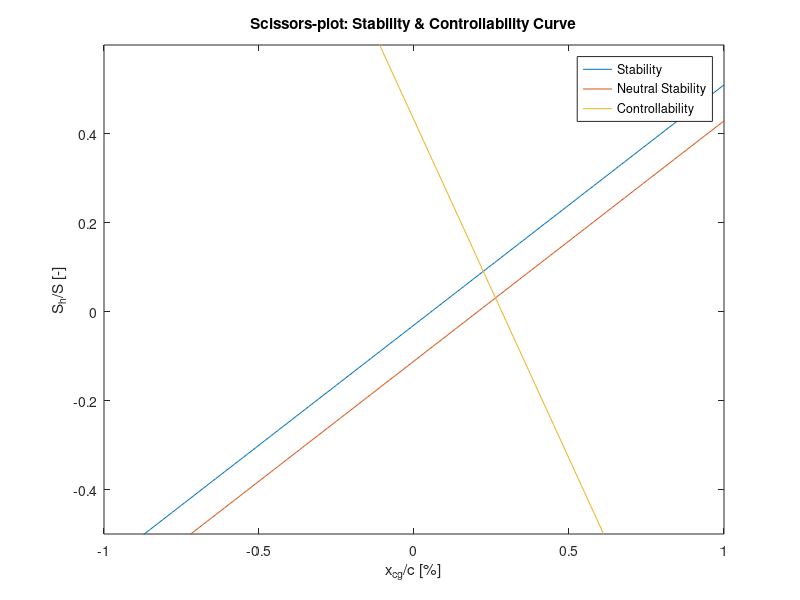

This chart was generated by the following MATLAB code:
clear all
% Weights based on engine selection and preliminary design (might change) 
OEW = 600*9.81;  %operational empty weight [N]
MTOW = 1200*9.81; %maximum take-off weight [N]
Payload  = 350*9.81; %total payload [N]
Fuel = MTOW - OEW - Payload; %fuel weight [N]
%Dimensions and parameters (fixed) 
b = 16.0; %span [m]
S = 17.0816; %reference surface area [m^2]
A = 14.98;   %aspect ratio [-]
M = 0.12; %mach number at cruise [-]
beta=sqrt(1-M^2);
bf = 1.35; %fuselage width [m]
hf = 1.35; %fuselage height [m]
bh = 4.0; %horizontal tail span [m]
Sh = 2.726; %horizontal tail area [m^2]
Sv = 1.32;  %vertical tail area [m^2]
Cr = 1.466; %main wing root chord [m]
Ct = 0.6693; %main wing tip chord [m]
Cr_h = 0.8; %horizontal tail root chord [m] 
Ct_h = 0.563; %horizontal tail tip chord [m]
lfn = 2.059; %distance from nose to leading edge of root chord [m]
cg = S/b; %average constant chord [m]
ln = 2.425; %distance from engine to quater chord mac [m]
bn = 0.9; %width of nacelles (engines) [m]
lambda_h = Ct_h/Cr_h; %taper ratio of horizontal tail [-]
lambda = Ct/Cr; %taper ratio of main wing [-]
Ah = bh^2/Sh; %aspect ratio of horizontal tail [-] 
Snet = S-bf*((Cr+1.35)/2); %net area (excluding the eclosed wing area in the fuselage) [m^2]
eta = 0.95; %airfoil efficiency factor [-]
lf = 7.75; % total length of fuselage [m]
l_press = 5.0; % length of pressurized area (assumed) [m]
%-------------------------------------------------------------------------
% Calculate wing sweep angle
sweep_LE = 5.68*pi/180; %sweep at leading edge [rad] %needs to be changed
sweep_14 = atan(tan(sweep_LE) + (Cr/(2*b))*(lambda -1)); %sweep at quater chord [rad]
sweep_12 = atan(tan(sweep_LE) - (4/A)*(0.5*((1-lambda)/(1+lambda)))); %sweep at half chord [rad]
%-------------------------------------------------------------------------
% Calculate horizontal tail sweep angle
sweep_LE_h = 6.27*pi/180; %sweep at leading edge [rad] %needs to be changed
sweep_14_h = atan(tan(sweep_LE_h) + (Cr_h/(2*bh))*(lambda_h - 1)); %sweep at quater chord [rad]
sweep_12_h = atan(tan(sweep_LE_h) - (4/Ah)*(0.5*((1-lambda_h)/(1+lambda_h)))); %sweep at half chord [rad]
%-------------------------------------------------------------------------
% Calculate wing mean aerodynamic chord (mac)
mac = (2/3)*Cr*( (1 + lambda + lambda^2)/(1+lambda)); % mean aerodynamic chord [m]
y_mac = (b/6)*((1 + 2*lambda)/(1 + lambda)); %y location of mac [m]
x_mac = y_mac*tan(sweep_LE);          %x location of mac [m] 
x_datum = 2.059 ;                  % measured from planform for given geometry (from nose to wing) [m]
%--------------------------------------------------------------------------
%Calculate horizontal tail mean aerodynamic chord
mac_h = (2/3)*Cr_h*( (1 + lambda_h + lambda_h^2)/(1+lambda_h)); % mean aerodynamic chord of the horizontal tail [m] 
y_mac_h = (bh/6)*((1 + 2*lambda_h)/(1 + lambda_h)); % y location of mac of horizontal tail [m]
x_mac_h = y_mac_h*tan(sweep_LE_h); %x location of mac of horizontal tail [m] 
x_datum_h =6.9 ;                  % measured from planform for given geometry (from nose to horizontal tail) [m]
%--------------------------------------------------------------------------
lh = x_datum_h + x_mac_h + 0.25*mac_h - (x_datum + x_mac + 0.25*mac); %distance between aerodynamic center of main wing and horizontal tail [m] 
x_lemac = x_datum + x_mac;          % x location of leading edge mean aerodynamic chord [m]
x_OEW = x_lemac + 0.375*mac;        % assumed CG of operational empty weight [m]
x_Cargo = 4.0;                       % assumed CG of cargo in meters [m]
x_Fuel = x_lemac + 0.5*mac;         % CG of fuel [m]
%--------------------------------------------------------------------------

%% scissor plot
%%% Variables Stability (CRUISE CONFIGURATION *- deg Aoa, - deg Incidence, V = m/s)
SM = 0.15;
%stability margin for safety given as percentage/100
CLa_w = (2*pi*A)/(2 + sqrt(4 + (A/eta)^2 *(1 + (tan(sweep_12)^2/beta^2)) )) ; 
% dCl/dalpha using DATCOM method [1/rad]
%compressibility ignored due to low speeds

%for main wing
CLa_h = (2*pi*Ah)/(2+ sqrt(4 + (Ah/eta)^2 *(1 + (tan(sweep_12_h)^2/beta^2)) ));
%CLa_h = 2.0; %(for verification)
% dCl/dalpha using DATCOM method [1/rad]
%compressibility ignored due to low speeds

%for horizontal tail
CLa_A_h = CLa_w*(1+(2.15*bf/b))*(Snet/S) + ((pi/2)*(bf^2/S)); 
%CLa_A_h = 8.0; %(for verification)
%dClDalpha for tail-less aicraft 

zh = 0.600 + 0.4881 ;%vertical distance between wing and tail root chord taken from current geometry [m]
m_tv = 2*zh/b; % distance factor between horizontal tail and vortex shed plane of main wing [-]
r = 2*lh/b; % distance factor quarter chord main wing and tail [-]

%ADDITION FOR PROPELLER 
rho= 0.736; % density at given altitude [kg/m^3]
Pbr= 132; %shaft horse power of one engine 132HP = 99000W (Rotax 915)
Cl= 0.645 ;%lift coefficient at given altitude for AoA = 0 with incidence -2 deg!
phi= asin(m_tv/r)*180/pi; %angle between r and m_tv

delta_s_de_da = 6.5*((rho*Pbr^2*S^3+Cl^3)/(lh^4*MTOW^3))^(0.25)*(sin(6*phi))^(2.5); %downwash propeller factor

ked = ((0.1121+0.1265*sweep_14+0.1766*sweep_14^2) / r^2 ) + 0.1024/r + 2;  %downwash corrective coefficient 
ked0 = 0.1124/r^2 + 0.1024/r + 2; %downwash corrective coefficient 
de_da = delta_s_de_da + (ked/ked0)*( (r/(r^2 + m_tv^2))*(0.4876/sqrt(r^2 + 0.6319 + m_tv^2))+...
    (1+(r^2/(r^2 + 0.7915+5.0734*m_tv^2))^0.3113)*(1-sqrt(m_tv^2/(1+m_tv^2))))...
    *(CLa_w/(pi*A)); %total downwash with added delta_s controbution for propeller

kn = -4.0;% for an engine positioned in front of the lemac/nose propeller
x_ac_w = 0.4; %aerodynamic center of wing (assumed at 0.4mac)
x_ac_c = x_ac_w - ((1.8/CLa_A_h)*(bf*hf*lfn/(S*mac))) +...
    ((0.273/(1+lambda))*((bf*cg*(b-bf))/(mac^2*(b+2.15*bf))))*tan(sweep_14) +...
    2*kn*((bn^2*ln)/(S*mac*CLa_A_h)); %total aircraft aerodynamic center

Vh_V = sqrt(0.85); %flow velocity ratio between H-tail and main wing [-]

%% controllability

CL_A_h = 1.04;% lift coefficient of wing+fuselage (without tail, landing configuration), from Data sheet given by Martin
dCl_max = 1.7; % change from zero to Clmax, from Data sheet given by Martin [-]
CL_h = -0.2;% for adjustable tail, from Data sheet given by Martin [-]
CL_0 = 0.8563; % from Data sheet given by Martin (for plane) [-]
Cm0 = -0.216; % % from Data sheet given by Martin (for main wing) [-]

         %Cmac_w = Cm0*((A*cos(sweep_14)^2)/(A+2*cos(sweep_14))); %pitching moment coefficient at aerodynamic center 
%for wing

         %Cmac_nac = 0.2; %assumed pitching moment coefficient at aerodynamic center (please estimate correctly when engine data available)
%for nacelle

         %Cmac_fus = -1.8*(1-(2.5*bf/lf))*((pi*bf*hf*lf)/(4*S*mac))*(CL_0/CLa_A_h); %pitching moment coefficient at aerodynamic center 
%for fuselage

         %Cm_ac = Cmac_w + Cmac_fus + Cmac_nac; %total moment coefficient at aerodynamic center
         
Cm_ac = -0.081; %From data sheet provided by Martin (ac assumed to be within +-10% of the neutral point)
%------------------------------------------------------------------------

x_cg_c = (-1:0.01:1);

% Stability Curve
Sh_S = ((x_cg_c) + SM - (x_ac_c))/((CLa_h/CLa_A_h)*(1-de_da)*(lh/mac)*Vh_V^2);

% Neutral Stability Curve (including stability margin)
Sh_S_NS = ((x_cg_c) - (x_ac_c))/((CLa_h/CLa_A_h)*(1-de_da)*(lh/mac)*Vh_V^2 );

% Controllablity Curve
Sh_S_C = ((Cm_ac/CL_A_h) + (x_cg_c)-(x_ac_c)) / ((CL_h/CL_A_h)*(lh/mac)*Vh_V^2);

%-------------------------------------------------------------------------

% plots
figure
plot(x_cg_c,Sh_S,x_cg_c,Sh_S_NS,x_cg_c,Sh_S_C)
title('Scissors-plot: Stability & Controllability Curve')
xlabel('x_{cg}/c [%]')
ylabel('S_h/S [-]')
axis([-1 1 -0.5 0.6])
legend('Stability','Neutral Stability','Controllability')
